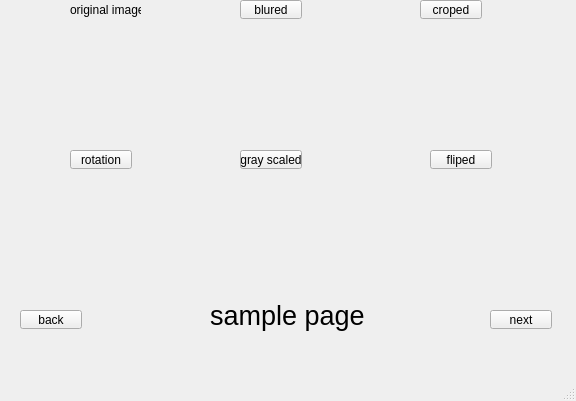
<?xml version="1.0" encoding="UTF-8"?>
<ui version="4.0">
 <class>MainWindow</class>
 <widget class="QMainWindow" name="MainWindow">
  <property name="geometry">
   <rect>
    <x>0</x>
    <y>0</y>
    <width>576</width>
    <height>401</height>
   </rect>
  </property>
  <property name="windowTitle">
   <string>MainWindow</string>
  </property>
  <widget class="QWidget" name="centralwidget">
   <widget class="QLabel" name="label">
    <property name="geometry">
     <rect>
      <x>10</x>
      <y>20</y>
      <width>180</width>
      <height>120</height>
     </rect>
    </property>
    <property name="text">
     <string/>
    </property>
    <property name="pixmap">
     <pixmap>../../../../Image_Processing/babr.jpg</pixmap>
    </property>
    <property name="scaledContents">
     <bool>true</bool>
    </property>
    <property name="wordWrap">
     <bool>false</bool>
    </property>
    <property name="margin">
     <number>2</number>
    </property>
   </widget>
   <widget class="QLabel" name="label_2">
    <property name="geometry">
     <rect>
      <x>190</x>
      <y>20</y>
      <width>180</width>
      <height>120</height>
     </rect>
    </property>
    <property name="text">
     <string/>
    </property>
    <property name="pixmap">
     <pixmap>../../../../Image_Processing/babr_blur.jpg</pixmap>
    </property>
    <property name="scaledContents">
     <bool>true</bool>
    </property>
    <property name="margin">
     <number>2</number>
    </property>
   </widget>
   <widget class="QLabel" name="label_3">
    <property name="geometry">
     <rect>
      <x>370</x>
      <y>20</y>
      <width>180</width>
      <height>120</height>
     </rect>
    </property>
    <property name="text">
     <string/>
    </property>
    <property name="pixmap">
     <pixmap>../../../../Image_Processing/babr_crop.jpg</pixmap>
    </property>
    <property name="scaledContents">
     <bool>true</bool>
    </property>
    <property name="margin">
     <number>2</number>
    </property>
   </widget>
   <widget class="QLabel" name="label_4">
    <property name="geometry">
     <rect>
      <x>10</x>
      <y>170</y>
      <width>180</width>
      <height>120</height>
     </rect>
    </property>
    <property name="autoFillBackground">
     <bool>false</bool>
    </property>
    <property name="text">
     <string/>
    </property>
    <property name="pixmap">
     <pixmap>../../../../Image_Processing/babr_rotate.jpg</pixmap>
    </property>
    <property name="scaledContents">
     <bool>true</bool>
    </property>
    <property name="wordWrap">
     <bool>true</bool>
    </property>
    <property name="margin">
     <number>2</number>
    </property>
    <property name="openExternalLinks">
     <bool>false</bool>
    </property>
   </widget>
   <widget class="QLabel" name="label_5">
    <property name="geometry">
     <rect>
      <x>190</x>
      <y>170</y>
      <width>180</width>
      <height>120</height>
     </rect>
    </property>
    <property name="text">
     <string/>
    </property>
    <property name="pixmap">
     <pixmap>../../../../Image_Processing/bw_image.jpg</pixmap>
    </property>
    <property name="scaledContents">
     <bool>true</bool>
    </property>
   </widget>
   <widget class="QLabel" name="label_6">
    <property name="geometry">
     <rect>
      <x>380</x>
      <y>170</y>
      <width>180</width>
      <height>120</height>
     </rect>
    </property>
    <property name="text">
     <string/>
    </property>
    <property name="pixmap">
     <pixmap>../../../../Image_Processing/babr_flip.jpg</pixmap>
    </property>
    <property name="scaledContents">
     <bool>true</bool>
    </property>
   </widget>
   <widget class="QLabel" name="label_7">
    <property name="geometry">
     <rect>
      <x>70</x>
      <y>0</y>
      <width>71</width>
      <height>20</height>
     </rect>
    </property>
    <property name="text">
     <string>original image</string>
    </property>
   </widget>
   <widget class="QLabel" name="label_13">
    <property name="geometry">
     <rect>
      <x>210</x>
      <y>300</y>
      <width>161</width>
      <height>31</height>
     </rect>
    </property>
    <property name="font">
     <font>
      <pointsize>20</pointsize>
     </font>
    </property>
    <property name="text">
     <string>sample page</string>
    </property>
   </widget>
   <widget class="QPushButton" name="next3">
    <property name="geometry">
     <rect>
      <x>490</x>
      <y>310</y>
      <width>62</width>
      <height>19</height>
     </rect>
    </property>
    <property name="text">
     <string>next</string>
    </property>
   </widget>
   <widget class="QPushButton" name="back3">
    <property name="geometry">
     <rect>
      <x>20</x>
      <y>310</y>
      <width>62</width>
      <height>19</height>
     </rect>
    </property>
    <property name="text">
     <string>back</string>
    </property>
   </widget>
   <widget class="QPushButton" name="blurpushButton">
    <property name="geometry">
     <rect>
      <x>240</x>
      <y>0</y>
      <width>62</width>
      <height>19</height>
     </rect>
    </property>
    <property name="text">
     <string>blured</string>
    </property>
   </widget>
   <widget class="QPushButton" name="cropedpushButton">
    <property name="geometry">
     <rect>
      <x>420</x>
      <y>0</y>
      <width>62</width>
      <height>19</height>
     </rect>
    </property>
    <property name="text">
     <string>croped</string>
    </property>
   </widget>
   <widget class="QPushButton" name="rotationpushButton">
    <property name="geometry">
     <rect>
      <x>70</x>
      <y>150</y>
      <width>62</width>
      <height>19</height>
     </rect>
    </property>
    <property name="text">
     <string>rotation</string>
    </property>
   </widget>
   <widget class="QPushButton" name="graypushButton">
    <property name="geometry">
     <rect>
      <x>240</x>
      <y>150</y>
      <width>62</width>
      <height>19</height>
     </rect>
    </property>
    <property name="text">
     <string>gray scaled</string>
    </property>
   </widget>
   <widget class="QPushButton" name="flippushButton">
    <property name="geometry">
     <rect>
      <x>430</x>
      <y>150</y>
      <width>62</width>
      <height>19</height>
     </rect>
    </property>
    <property name="text">
     <string>fliped</string>
    </property>
   </widget>
  </widget>
  <widget class="QMenuBar" name="menubar">
   <property name="geometry">
    <rect>
     <x>0</x>
     <y>0</y>
     <width>576</width>
     <height>20</height>
    </rect>
   </property>
  </widget>
  <widget class="QStatusBar" name="statusbar"/>
 </widget>
 <resources/>
 <connections/>
</ui>
